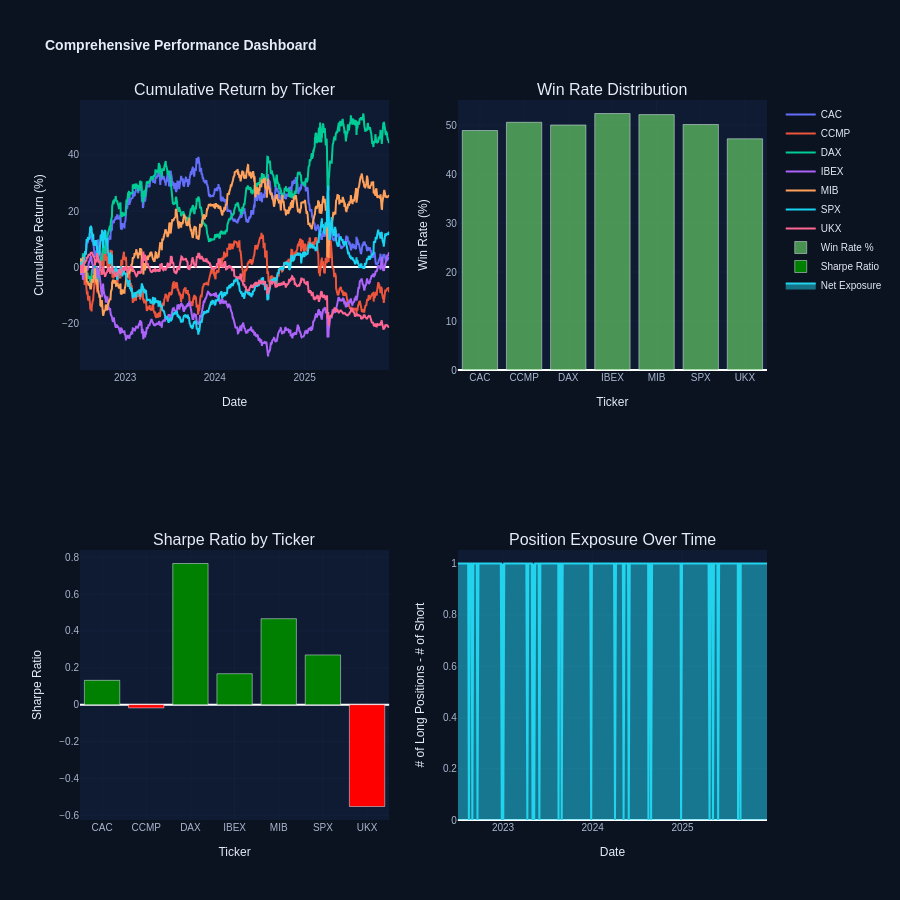

The cell this chart's notebook holds for it:
### Code cell
# Detailed position history and contribution analysis
print("="*60)
print("POSITION HISTORY & CONTRIBUTION ANALYSIS")
print("="*60)

# 1. Position transition table
print("\n📊 POSITION TRANSITIONS BY TICKER:")
print("-" * 80)

position_transitions = []
for ticker in available_tickers:
    long_count = (positions_df[ticker] > 0).sum()
    short_count = (positions_df[ticker] < 0).sum()
    neutral_count = (positions_df[ticker] == 0).sum()
    
    position_transitions.append({
        'Ticker': ticker,
        'Long %': f"{100*long_count/len(positions_df):.1f}%",
        'Short %': f"{100*short_count/len(positions_df):.1f}%",
        'Neutral %': f"{100*neutral_count/len(positions_df):.1f}%",
    })

trans_df = pd.DataFrame(position_transitions)
display(trans_df)

# 2. Correlation of returns
print("\n🔗 TICKER RETURN CORRELATIONS:")
print("-" * 80)
ticker_corr = returns_df.corr()
display(ticker_corr)

# 3. Contribution to overall P&L
print("\n💰 CONTRIBUTION TO OVERALL L/S P&L:")
print("-" * 80)

# Calculate cumulative contribution per ticker
contributions = []
total_pnl = pnl_df.sum().sum()

for ticker in available_tickers:
    ticker_total_pnl = pnl_df[ticker].sum()
    ticker_contribution = ticker_total_pnl / total_pnl if total_pnl != 0 else 0
    
    contributions.append({
        'Ticker': ticker,
        'Total PnL': f"${ticker_total_pnl*10000:.2f}",  # Scale for readability
        'Contribution %': f"{ticker_contribution*100:.1f}%",
        'Avg Daily PnL': f"{pnl_df[ticker].mean()*100:.4f}%",
        'Win Rate': f"{(pnl_df[ticker] > 0).sum() / len(pnl_df[ticker]) * 100:.1f}%"
    })

contrib_df = pd.DataFrame(contributions)
display(contrib_df)

# 4. Comparative performance chart
print("\n📈 Creating comparative performance dashboard...\n")

fig_compare = make_subplots(
    rows=2, cols=2,
    subplot_titles=("Cumulative Return by Ticker", "Win Rate Distribution", 
                   "Sharpe Ratio by Ticker", "Position Exposure Over Time"),
    specs=[[{"secondary_y": False}, {"secondary_y": False}],
           [{"secondary_y": False}, {"secondary_y": False}]]
)

# Row 1, Col 1: Cumulative returns
for ticker in available_tickers:
    fig_compare.add_trace(
        go.Scatter(x=cumulative_pnl_df.index, y=cumulative_pnl_df[ticker] * 100,
                   name=ticker, mode='lines'),
        row=1, col=1
    )

# Row 1, Col 2: Win rate bar chart
win_rates = [(pnl_df[ticker] > 0).sum() / len(pnl_df[ticker]) * 100 for ticker in available_tickers]
fig_compare.add_trace(
    go.Bar(x=available_tickers, y=win_rates, name='Win Rate %', marker_color='rgba(100, 200, 100, 0.7)',
           hovertemplate='<b>%{x}</b><br>Win Rate: %{y:.1f}%<extra></extra>'),
    row=1, col=2
)

# Row 2, Col 1: Sharpe ratios
sharpe_ratios = []
for ticker in available_tickers:
    mean_ret = pnl_df[ticker].mean()
    std_ret = pnl_df[ticker].std()
    sharpe = mean_ret / std_ret * np.sqrt(252) if std_ret > 0 else 0
    sharpe_ratios.append(sharpe)

colors_sharpe = ['green' if s > 0 else 'red' for s in sharpe_ratios]
fig_compare.add_trace(
    go.Bar(x=available_tickers, y=sharpe_ratios, name='Sharpe Ratio', marker_color=colors_sharpe,
           hovertemplate='<b>%{x}</b><br>Sharpe: %{y:.3f}<extra></extra>'),
    row=2, col=1
)

# Row 2, Col 2: Net position exposure over time
net_exposure = (positions_df > 0).sum(axis=1) - (positions_df < 0).sum(axis=1)
fig_compare.add_trace(
    go.Scatter(x=positions_df.index, y=net_exposure, name='Net Exposure',
               mode='lines', fill='tozeroy', line=dict(color='#22d3ee', width=2),
               hovertemplate='<b>%{x|%Y-%m-%d}</b><br>Net Longs - Shorts: %{y:.0f}<extra></extra>'),
    row=2, col=2
)

# Update axes labels
fig_compare.update_xaxes(title_text="Date", row=1, col=1)
fig_compare.update_yaxes(title_text="Cumulative Return (%)", row=1, col=1)
fig_compare.update_xaxes(title_text="Ticker", row=1, col=2)
fig_compare.update_yaxes(title_text="Win Rate (%)", row=1, col=2)
fig_compare.update_xaxes(title_text="Ticker", row=2, col=1)
fig_compare.update_yaxes(title_text="Sharpe Ratio", row=2, col=1)
fig_compare.update_xaxes(title_text="Date", row=2, col=2)
fig_compare.update_yaxes(title_text="# of Long Positions - # of Short", row=2, col=2)

# Update layout
fig_compare.update_layout(
    title='<b>Comprehensive Performance Dashboard</b>',
    height=900,
    plot_bgcolor=THEME_COLORS['panel'],
    paper_bgcolor=THEME_COLORS['bg'],
    font=dict(family="Arial, sans-serif", size=10, color=THEME_COLORS['text']),
    title_font=dict(size=14, color=THEME_COLORS['text']),
    showlegend=True,
    hovermode='closest'
)

fig_compare.update_xaxes(gridcolor=THEME_COLORS['grid'], tickfont=dict(color=THEME_COLORS['muted']))
fig_compare.update_yaxes(gridcolor=THEME_COLORS['grid'], tickfont=dict(color=THEME_COLORS['muted']))

print("✅ Displaying comprehensive performance dashboard")
fig_compare.show()

print("\n✅ Position history and contribution analysis complete")

### Figure 1 — Plotly figure (JSON) as saved in the notebook; plotly's stock layout.template omitted (floating-point values rounded to 4 significant figures; data arrays with more than 128 entries replaced by an {"elided": "..."} marker saying what was removed)
{"data": [{"mode": "lines", "name": "CAC", "type": "scatter", "x": {"elided": "892 str values"}, "xaxis": "x", "y": {"elided": "892 float values"}, "yaxis": "y"}, {"mode": "lines", "name": "CCMP", "type": "scatter", "x": {"elided": "892 str values"}, "xaxis": "x", "y": {"elided": "892 float values"}, "yaxis": "y"}, {"mode": "lines", "name": "DAX", "type": "scatter", "x": {"elided": "892 str values"}, "xaxis": "x", "y": {"elided": "892 float values"}, "yaxis": "y"}, {"mode": "lines", "name": "IBEX", "type": "scatter", "x": {"elided": "892 str values"}, "xaxis": "x", "y": {"elided": "892 float values"}, "yaxis": "y"}, {"mode": "lines", "name": "MIB", "type": "scatter", "x": {"elided": "892 str values"}, "xaxis": "x", "y": {"elided": "892 float values"}, "yaxis": "y"}, {"mode": "lines", "name": "SPX", "type": "scatter", "x": {"elided": "892 str values"}, "xaxis": "x", "y": {"elided": "892 float values"}, "yaxis": "y"}, {"mode": "lines", "name": "UKX", "type": "scatter", "x": {"elided": "892 str values"}, "xaxis": "x", "y": {"elided": "892 float values"}, "yaxis": "y"}, {"hovertemplate": "<b>%{x}</b><br>Win Rate: %{y:.1f}%<extra></extra>", "marker": {"color": "rgba(100, 200, 100, 0.7)"}, "name": "Win Rate %", "type": "bar", "x": ["CAC", "CCMP", "DAX", "IBEX", "MIB", "SPX", "UKX"], "xaxis": "x2", "y": [48.88, 50.56, 50, 52.35, 52.13, 50.11, 47.2], "yaxis": "y2"}, {"hovertemplate": "<b>%{x}</b><br>Sharpe: %{y:.3f}<extra></extra>", "marker": {"color": ["green", "red", "green", "green", "green", "green", "red"]}, "name": "Sharpe Ratio", "type": "bar", "x": ["CAC", "CCMP", "DAX", "IBEX", "MIB", "SPX", "UKX"], "xaxis": "x3", "y": [0.1319, -0.01747, 0.7659, 0.168, 0.4664, 0.2697, -0.5526], "yaxis": "y3"}, {"fill": "tozeroy", "hovertemplate": "<b>%{x|%Y-%m-%d}</b><br>Net Longs - Shorts: %{y:.0f}<extra></extra>", "line": {"color": "#22d3ee", "width": 2}, "mode": "lines", "name": "Net Exposure", "type": "scatter", "x": {"elided": "892 str values"}, "xaxis": "x4", "y": {"elided": "892 int values"}, "yaxis": "y4"}], "layout": {"annotations": [{"font": {"size": 16}, "showarrow": false, "text": "Cumulative Return by Ticker", "x": 0.225, "xanchor": "center", "xref": "paper", "y": 1, "yanchor": "bottom", "yref": "paper"}, {"font": {"size": 16}, "showarrow": false, "text": "Win Rate Distribution", "x": 0.775, "xanchor": "center", "xref": "paper", "y": 1, "yanchor": "bottom", "yref": "paper"}, {"font": {"size": 16}, "showarrow": false, "text": "Sharpe Ratio by Ticker", "x": 0.225, "xanchor": "center", "xref": "paper", "y": 0.375, "yanchor": "bottom", "yref": "paper"}, {"font": {"size": 16}, "showarrow": false, "text": "Position Exposure Over Time", "x": 0.775, "xanchor": "center", "xref": "paper", "y": 0.375, "yanchor": "bottom", "yref": "paper"}], "font": {"color": "#e6edf7", "family": "Arial, sans-serif", "size": 10}, "height": 900, "hovermode": "closest", "paper_bgcolor": "#0b1220", "plot_bgcolor": "#0f1b33", "showlegend": true, "title": {"font": {"color": "#e6edf7", "size": 14}, "text": "<b>Comprehensive Performance Dashboard</b>"}, "xaxis": {"anchor": "y", "domain": [0, 0.45], "gridcolor": "rgba(31, 45, 77, 0.3)", "tickfont": {"color": "#a9b7d0"}, "title": {"text": "Date"}}, "xaxis2": {"anchor": "y2", "domain": [0.55, 1], "gridcolor": "rgba(31, 45, 77, 0.3)", "tickfont": {"color": "#a9b7d0"}, "title": {"text": "Ticker"}}, "xaxis3": {"anchor": "y3", "domain": [0, 0.45], "gridcolor": "rgba(31, 45, 77, 0.3)", "tickfont": {"color": "#a9b7d0"}, "title": {"text": "Ticker"}}, "xaxis4": {"anchor": "y4", "domain": [0.55, 1], "gridcolor": "rgba(31, 45, 77, 0.3)", "tickfont": {"color": "#a9b7d0"}, "title": {"text": "Date"}}, "yaxis": {"anchor": "x", "domain": [0.625, 1], "gridcolor": "rgba(31, 45, 77, 0.3)", "tickfont": {"color": "#a9b7d0"}, "title": {"text": "Cumulative Return (%)"}}, "yaxis2": {"anchor": "x2", "domain": [0.625, 1], "gridcolor": "rgba(31, 45, 77, 0.3)", "tickfont": {"color": "#a9b7d0"}, "title": {"text": "Win Rate (%)"}}, "yaxis3": {"anchor": "x3", "domain": [0, 0.375], "gridcolor": "rgba(31, 45, 77, 0.3)", "tickfont": {"color": "#a9b7d0"}, "title": {"text": "Sharpe Ratio"}}, "yaxis4": {"anchor": "x4", "domain": [0, 0.375], "gridcolor": "rgba(31, 45, 77, 0.3)", "tickfont": {"color": "#a9b7d0"}, "title": {"text": "# of Long Positions - # of Short"}}}}
